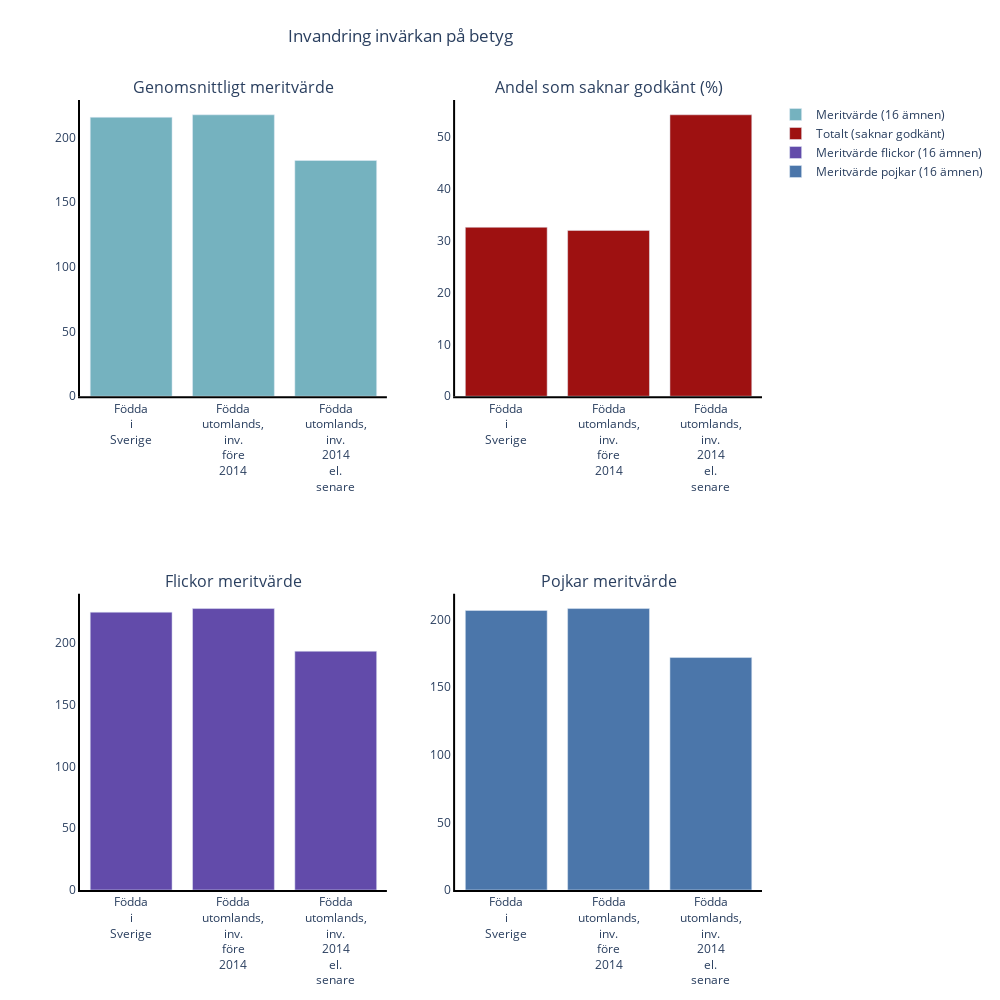

The code cell stored with this chart in its notebook:
### Markdown cell above
## C.

### Code cell
from plotly.subplots import make_subplots
import plotly.graph_objs as go



df_avg_grades = df_betyg[df_betyg["Läsår"].isin([ "Födda i Sverige", "Födda utomlands, inv. före 2014", "Födda utomlands, inv. 2014 el. senare" ])]

df_missing_grades = df_betyg[df_betyg["Läsår"].isin([ "Födda i Sverige", "Födda utomlands, inv. före 2014", "Födda utomlands, inv. 2014 el. senare" ])]

# Create subplot 
fig = make_subplots(rows=2, cols=2, subplot_titles=("Genomsnittligt meritvärde", "Andel som saknar godkänt (%)", "Flickor meritvärde", "Pojkar meritvärde"))


# First plot
fig.add_trace( go.Bar( x=df_avg_grades["Läsår"].str.replace(' ', '<br>'), y=df_avg_grades["Meritvärde totalt (16 ämnen)"], name="Meritvärde (16 ämnen)", marker=dict(color="#75B2BF") ), row=1, col=1 )

# Second plot
fig.add_trace( go.Bar( x=df_avg_grades["Läsår"].str.replace(' ', '<br>'), y=df_avg_grades["Totalt (saknar godkänt)"], name="Totalt (saknar godkänt)", marker=dict(color="#9E1111") ), row=1, col=2 )

# Third plot
fig.add_trace( go.Bar( x=df_avg_grades["Läsår"].str.replace(' ', '<br>'), y=df_avg_grades["Meritvärde flickor (16 ämnen)"], name="Meritvärde flickor (16 ämnen)", marker=dict(color="#624BAA") ), row=2, col=1 )

# Fourth plot
fig.add_trace( go.Bar( x=df_avg_grades["Läsår"].str.replace(' ', '<br>'), y=df_avg_grades["Meritvärde pojkar (16 ämnen)"], name="Meritvärde pojkar (16 ämnen)", marker=dict(color="#4B76AA") ), row=2, col=2 )


# Adding spines to the subplots
fig.update_layout(xaxis=dict(linecolor='black', linewidth=2, showline=True),
                  yaxis=dict(linecolor='black', linewidth=2, showline=True))
fig.update_layout(xaxis2=dict(linecolor='black', linewidth=2, showline=True),
                  yaxis2=dict(linecolor='black', linewidth=2, showline=True))
fig.update_layout(xaxis3=dict(linecolor='black', linewidth=2, showline=True),
                  yaxis3=dict(linecolor='black', linewidth=2, showline=True))
fig.update_layout(xaxis4=dict(linecolor='black', linewidth=2, showline=True),
                  yaxis4=dict(linecolor='black', linewidth=2, showline=True))

fig.update_layout(
    # Changes size to fit 4 subplots
    height = 1000,
    width = 1000,
    title = {
        "x" : 0.4,
        "y" : 0.97,
        "text" : "Invandring invärkan på betyg",
        "xanchor" : "center",
        "yanchor" : "top"
    },
    paper_bgcolor='white',
    plot_bgcolor='white'
    
)
fig.show()

### Figure 1 — Plotly figure (JSON) as saved in the notebook; plotly's stock layout.template omitted (floating-point values rounded to 4 significant figures)
{"data": [{"marker": {"color": "#75B2BF"}, "name": "Meritvärde (16 ämnen)", "type": "bar", "x": ["Födda<br>i<br>Sverige", "Födda<br>utomlands,<br>inv.<br>före<br>2014", "Födda<br>utomlands,<br>inv.<br>2014<br>el.<br>senare"], "xaxis": "x", "y": [215.5, 217.4, 182.1], "yaxis": "y"}, {"marker": {"color": "#9E1111"}, "name": "Totalt (saknar godkänt)", "type": "bar", "x": ["Födda<br>i<br>Sverige", "Födda<br>utomlands,<br>inv.<br>före<br>2014", "Födda<br>utomlands,<br>inv.<br>2014<br>el.<br>senare"], "xaxis": "x2", "y": [32.6, 32, 54.3], "yaxis": "y2"}, {"marker": {"color": "#624BAA"}, "name": "Meritvärde flickor (16 ämnen)", "type": "bar", "x": ["Födda<br>i<br>Sverige", "Födda<br>utomlands,<br>inv.<br>före<br>2014", "Födda<br>utomlands,<br>inv.<br>2014<br>el.<br>senare"], "xaxis": "x3", "y": [224.7, 227.6, 193.1], "yaxis": "y3"}, {"marker": {"color": "#4B76AA"}, "name": "Meritvärde pojkar (16 ämnen)", "type": "bar", "x": ["Födda<br>i<br>Sverige", "Födda<br>utomlands,<br>inv.<br>före<br>2014", "Födda<br>utomlands,<br>inv.<br>2014<br>el.<br>senare"], "xaxis": "x4", "y": [206.6, 208, 171.8], "yaxis": "y4"}], "layout": {"annotations": [{"font": {"size": 16}, "showarrow": false, "text": "Genomsnittligt meritvärde", "x": 0.225, "xanchor": "center", "xref": "paper", "y": 1, "yanchor": "bottom", "yref": "paper"}, {"font": {"size": 16}, "showarrow": false, "text": "Andel som saknar godkänt (%)", "x": 0.775, "xanchor": "center", "xref": "paper", "y": 1, "yanchor": "bottom", "yref": "paper"}, {"font": {"size": 16}, "showarrow": false, "text": "Flickor meritvärde", "x": 0.225, "xanchor": "center", "xref": "paper", "y": 0.375, "yanchor": "bottom", "yref": "paper"}, {"font": {"size": 16}, "showarrow": false, "text": "Pojkar meritvärde", "x": 0.775, "xanchor": "center", "xref": "paper", "y": 0.375, "yanchor": "bottom", "yref": "paper"}], "height": 1000, "paper_bgcolor": "white", "plot_bgcolor": "white", "title": {"text": "Invandring invärkan på betyg", "x": 0.4, "xanchor": "center", "y": 0.97, "yanchor": "top"}, "width": 1000, "xaxis": {"anchor": "y", "domain": [0, 0.45], "linecolor": "black", "linewidth": 2, "showline": true}, "xaxis2": {"anchor": "y2", "domain": [0.55, 1], "linecolor": "black", "linewidth": 2, "showline": true}, "xaxis3": {"anchor": "y3", "domain": [0, 0.45], "linecolor": "black", "linewidth": 2, "showline": true}, "xaxis4": {"anchor": "y4", "domain": [0.55, 1], "linecolor": "black", "linewidth": 2, "showline": true}, "yaxis": {"anchor": "x", "domain": [0.625, 1], "linecolor": "black", "linewidth": 2, "showline": true}, "yaxis2": {"anchor": "x2", "domain": [0.625, 1], "linecolor": "black", "linewidth": 2, "showline": true}, "yaxis3": {"anchor": "x3", "domain": [0, 0.375], "linecolor": "black", "linewidth": 2, "showline": true}, "yaxis4": {"anchor": "x4", "domain": [0, 0.375], "linecolor": "black", "linewidth": 2, "showline": true}}}
